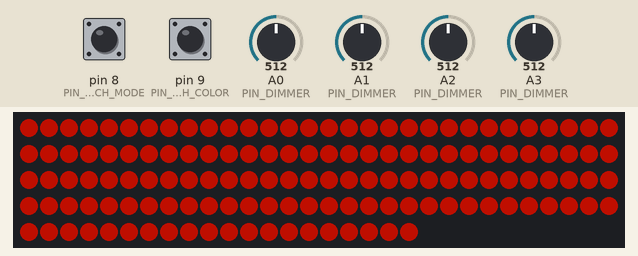
This program was run on a simulated Arduino Nano, built with avr-gcc and run on an emulated ATmega328P. On the bench: 140 RGB LEDs in strip order, left to right, continuing on the next row. The test bench sets the inputs (shaded band); at power-on: pin 8 (PIN_SWITCH_MODE) HIGH, pin 9 (PIN_SWITCH_COLOR) HIGH, A0 (PIN_DIMMER) = 512, A1 (PIN_DIMMER) = 512, A2 (PIN_DIMMER) = 512, A3 (PIN_DIMMER) = 512. Dim RGB values are drawn brighter than linear.

Above: at 1.2 s.
1.3 s: pin 8 (PIN_SWITCH_MODE) pulled LOW for 0.15 s
At 2.9 s:
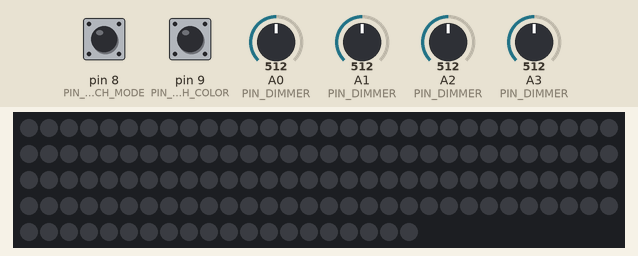
4.4 s: pin 9 (PIN_SWITCH_COLOR) pulled LOW for 0.15 s
At 5.3 s:
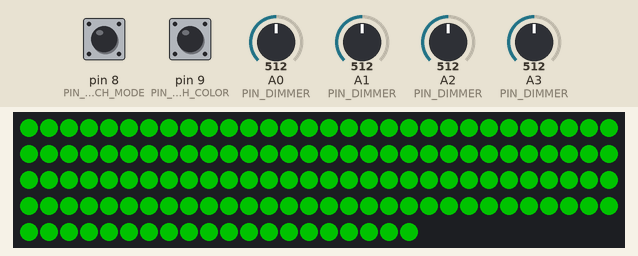
7.5 s: pin 9 (PIN_SWITCH_COLOR) pulled LOW for 1 s
At 8.2 s:
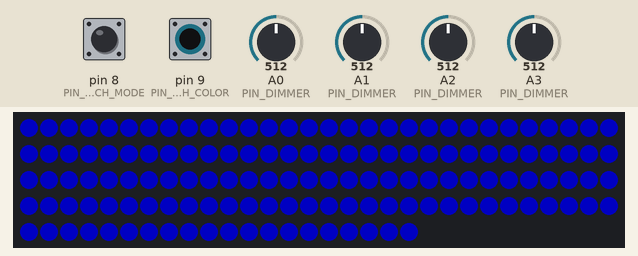
11.5 s: pin 9 (PIN_SWITCH_COLOR) pulled LOW for 0.15 s
At 13.1 s:
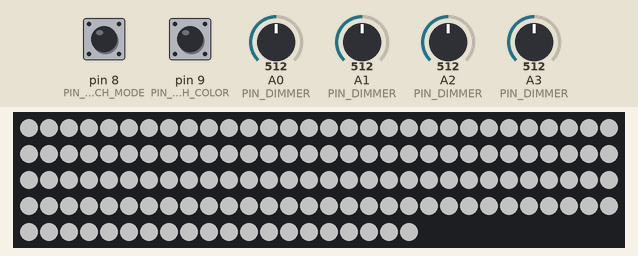
14.6 s: pin 9 (PIN_SWITCH_COLOR) pulled LOW for 3.2 s
At 16.3 s:
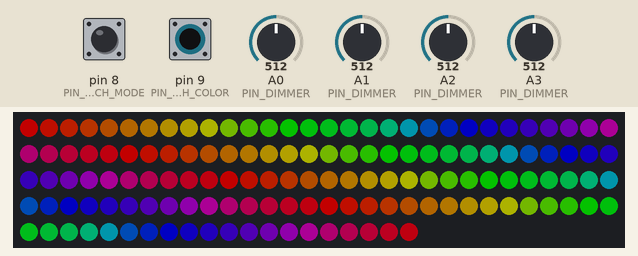
20.3 s: A0 (PIN_DIMMER) set to 38
Timing chart, 0 to 23.3 s (numbered marks = the images above; inputs shaded):
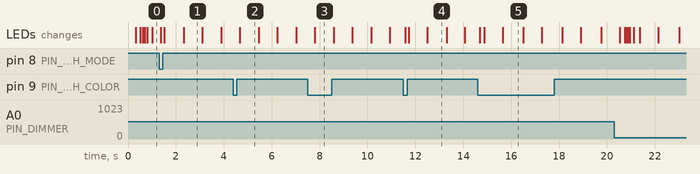

Measured:
- after the input at 1.3 s, the LEDs: change after 0.07 s (image 1)
- after the input at 4.4 s, the LEDs: change after 0.26 s (image 2)
- after the input at 7.5 s, the LEDs: change after 0.29 s (image 3)
- after the input at 11.5 s, the LEDs: change after 0.07 s (image 4)
- after the input at 14.6 s, the LEDs: change after 0.09 s (image 5)
- what the display in image 1 shows lasts 0.8 s, from 2.3 s to 3.1 s
- what the display in image 5 shows lasts 0.9 s, from 15.6 s to 16.5 s

The program:

main.cpp
```cpp
#include <Arduino.h>
#include <FastLED.h>

#include "Debounce.h"
#include "LEDStripDimmer.h"
#include "PotInput.h"

namespace {

// Pin assignments (see docs/hardware). The two switch pins are optional: INPUT_PULLUP means an
// unwired switch reads HIGH, never registers a press, and stays on the default mode/palette.
constexpr uint8_t  PIN_DATA_LED     = 6;
constexpr uint8_t  PIN_DIMMER[controller::CHANNEL_COUNT] = {A0, A1, A2, A3};
constexpr uint8_t  PIN_SWITCH_MODE  = 8;  // optional — cycles Mode (default Solid)
constexpr uint8_t  PIN_SWITCH_COLOR = 9;  // optional — cycles Palette (default HeatRedOrange)

// Power, brightness, and frame timing.
constexpr uint8_t  PSU_VOLTS        = 5;
constexpr uint16_t PSU_MILLIAMPS    = 5500;
constexpr uint8_t  LED_BRIGHTNESS_MAX = 255;  // full; PSU_MILLIAMPS cap below still protects hardware
constexpr uint8_t  FRAME_DELAY_MS   = 16;     // ~60 fps
constexpr uint8_t  EMA_SHIFT        = 3;      // dimmer smoothing strength

CRGB leds[controller::LED_TOTAL];
controller::Levels levels;
uint16_t smoothed[controller::CHANNEL_COUNT];
potinput::Deadzone deadzones[controller::CHANNEL_COUNT];

controller::Mode    mode    = controller::Mode::Solid;            // default when the switch is unwired
controller::Palette palette = controller::Palette::HeatRedOrange; // default when the switch is unwired
debounce::Button modeButton;
debounce::Button colorButton;
uint16_t frame = 0;

}  // namespace

void setup() {
  FastLED.addLeds<WS2812B, PIN_DATA_LED, GRB>(leds, controller::LED_TOTAL);
  FastLED.setMaxPowerInVoltsAndMilliamps(PSU_VOLTS, PSU_MILLIAMPS);
  FastLED.setBrightness(LED_BRIGHTNESS_MAX);
  for (uint8_t ch = 0; ch < controller::CHANNEL_COUNT; ++ch) {
    pinMode(PIN_DIMMER[ch], INPUT);
    smoothed[ch] = 0;
  }
  pinMode(PIN_SWITCH_MODE, INPUT_PULLUP);    // unwired reads HIGH -> never a press -> default
  pinMode(PIN_SWITCH_COLOR, INPUT_PULLUP);
}

void loop() {
  // read dimmer inputs -> levels
  for (uint8_t ch = 0; ch < controller::CHANNEL_COUNT; ++ch) {
    smoothed[ch] = potinput::emaStep(smoothed[ch], analogRead(PIN_DIMMER[ch]), EMA_SHIFT);
    levels.setLevel(ch, controller::adcToLevel(deadzones[ch].apply(smoothed[ch])));
  }

  // read switches (INPUT_PULLUP: LOW = pressed); a fresh press cycles mode / palette
  if (modeButton.pressed(digitalRead(PIN_SWITCH_MODE) == LOW)) mode = controller::nextMode(mode);
  if (colorButton.pressed(digitalRead(PIN_SWITCH_COLOR) == LOW)) palette = controller::nextPalette(palette);

  // render levels -> LED strip outputs (channel N owns LED indices [N*LED_STRIP_LENGTH, ...])
  for (uint8_t ch = 0; ch < controller::CHANNEL_COUNT; ++ch) {
    uint8_t level = levels.level(ch);
    uint16_t start = static_cast<uint16_t>(ch) * controller::LED_STRIP_LENGTH;
    for (uint8_t i = 0; i < controller::LED_STRIP_LENGTH; ++i) {
      controller::Hsv c = controller::pixelColor(palette, mode, level, i, controller::LED_STRIP_LENGTH, frame);
      leds[start + i] = (c.v == 0) ? CRGB(CRGB::Black) : CRGB(CHSV(c.h, c.s, c.v));
    }
  }

  FastLED.show();
  FastLED.delay(FRAME_DELAY_MS);  // shows the frame and keeps temporal dithering active
  ++frame;
}
```

LEDStripDimmer.h
```cpp
#pragma once

#include <stdint.h>

// Generic N-channel dimmer → LED-strip controller. Hardware-free (no Arduino/FastLED) so it
// unit-tests off-device. Each channel maps one dimmer input to one LED strip; an optional color
// switch cycles the palette and an optional mode switch cycles the animation. Both default to
// index 0 when unwired (see main.cpp's INPUT_PULLUP).
namespace controller {

constexpr uint8_t  CHANNEL_COUNT    = 4;
constexpr uint8_t  LED_STRIP_LENGTH = 35;
constexpr uint16_t LED_TOTAL        = static_cast<uint16_t>(CHANNEL_COUNT) * LED_STRIP_LENGTH;  // 140

constexpr uint16_t ADC_MAX = 1023;

// Hue anchors, FastLED rainbow map (hsv2rgb_rainbow): 0=red, 16=orange-red, 32=orange, 64=yellow,
// 96=green, 160=blue. Literal numbers (not FastLED's HUE_*) keep this header hardware-free.
constexpr uint8_t HUE_RED        = 0;
constexpr uint8_t HUE_ORANGE_RED = 16;
constexpr uint8_t HUE_GREEN      = 96;
constexpr uint8_t HUE_BLUE       = 160;

// Color switch cycles this; [0] = HeatRedOrange is the unwired default.
enum class Palette : uint8_t { HeatRedOrange, Green, Blue, White, Rainbow, Count };
// Mode switch cycles this; [0] = Solid is the unwired default.
enum class Mode : uint8_t { Solid, Blink, Strobe, Chase, Count };

struct Hsv {
  uint8_t h;
  uint8_t s;
  uint8_t v;
};

// --- State: per-channel level (0..255) ---
class Levels {
 public:
  void setLevel(uint8_t ch, uint8_t level) {
    if (ch < CHANNEL_COUNT) levels_[ch] = level;
  }
  uint8_t level(uint8_t ch) const { return ch < CHANNEL_COUNT ? levels_[ch] : 0; }
  uint8_t count() const { return CHANNEL_COUNT; }

 private:
  uint8_t levels_[CHANNEL_COUNT] = {0};
};

// --- Dimmer input logic ---

// Map a raw 10-bit ADC reading to a level (0..255).
inline uint8_t adcToLevel(uint16_t raw) {
  if (raw > ADC_MAX) raw = ADC_MAX;
  return static_cast<uint8_t>(static_cast<uint32_t>(raw) * 255u / ADC_MAX);
}

// --- Switch cycling (wrap past Count back to 0) ---
inline Palette nextPalette(Palette p) {
  uint8_t n = static_cast<uint8_t>(p) + 1;
  if (n >= static_cast<uint8_t>(Palette::Count)) n = 0;
  return static_cast<Palette>(n);
}
inline Mode nextMode(Mode m) {
  uint8_t n = static_cast<uint8_t>(m) + 1;
  if (n >= static_cast<uint8_t>(Mode::Count)) n = 0;
  return static_cast<Mode>(n);
}

// --- Color (palette) ---

// Brightness (HSV value) from the dimmer level: off at 0, else a 48..255 ramp.
inline uint8_t levelBrightness(uint8_t level) {
  if (level == 0) return 0;
  uint16_t t = static_cast<uint16_t>(level) - 1;                  // 0..254
  return static_cast<uint8_t>(48u + t * (255u - 48u) / 254u);     // 48 -> 255
}

inline uint8_t paletteSaturation(Palette pal) {
  return (pal == Palette::White) ? 0 : 255;  // White = fully desaturated
}

// Hue for a pixel. HeatRedOrange ramps red→orange-red with level; Rainbow spans one full cycle
// across the LED strip's pixels; the rest are a fixed hue.
inline uint8_t paletteHue(Palette pal, uint8_t level, uint8_t pixelIndex, uint8_t stripLength) {
  switch (pal) {
    case Palette::HeatRedOrange: {
      uint16_t t = (level == 0) ? 0 : static_cast<uint16_t>(level) - 1;
      return static_cast<uint8_t>(t * HUE_ORANGE_RED / 254u);     // 0 (red) -> 16 (orange-red)
    }
    case Palette::Green:   return HUE_GREEN;
    case Palette::Blue:    return HUE_BLUE;
    case Palette::White:   return HUE_RED;  // hue irrelevant at saturation 0
    case Palette::Rainbow:
      return (stripLength == 0) ? 0
             : static_cast<uint8_t>(static_cast<uint16_t>(pixelIndex) * 256u / stripLength);
    default: return HUE_RED;
  }
}

// --- Mode (animation) — frame-based; the loop advances `frame` ~60×/s ---
namespace anim {
constexpr uint16_t BLINK_PERIOD   = 60;  // ~1 Hz: on for the first half
constexpr uint16_t STROBE_PERIOD  = 6;   // ~10 Hz brief flashes
constexpr uint16_t STROBE_ON      = 1;   // frames lit per strobe period
constexpr uint16_t CHASE_STEP     = 3;   // frames per 1-pixel advance
constexpr uint8_t  CHASE_WIDTH    = 6;   // lit segment length (pixels)
}  // namespace anim

// Is this pixel lit this frame for the given mode? (Spatial/temporal gate, independent of color.)
inline bool modeLit(Mode mode, uint8_t pixelIndex, uint8_t stripLength, uint16_t frame) {
  switch (mode) {
    case Mode::Solid:  return true;
    case Mode::Blink:  return (frame % anim::BLINK_PERIOD) < (anim::BLINK_PERIOD / 2);
    case Mode::Strobe: return (frame % anim::STROBE_PERIOD) < anim::STROBE_ON;
    case Mode::Chase: {
      if (stripLength == 0) return false;
      uint16_t pos = (frame / anim::CHASE_STEP) % stripLength;
      uint16_t rel = (static_cast<uint16_t>(pixelIndex) + stripLength - pos) % stripLength;
      return rel < anim::CHASE_WIDTH;
    }
    default: return true;
  }
}

// The one pure render primitive: color of one pixel given palette, mode, dimmer level, position,
// and the animation frame. Returns {0,0,0} (off) when the level is 0 or the mode gates it off.
inline Hsv pixelColor(Palette pal, Mode mode, uint8_t level, uint8_t pixelIndex,
                      uint8_t stripLength, uint16_t frame) {
  uint8_t v = levelBrightness(level);
  if (v == 0 || !modeLit(mode, pixelIndex, stripLength, frame)) return Hsv{0, 0, 0};
  return Hsv{paletteHue(pal, level, pixelIndex, stripLength), paletteSaturation(pal), v};
}

}  // namespace controller
```
